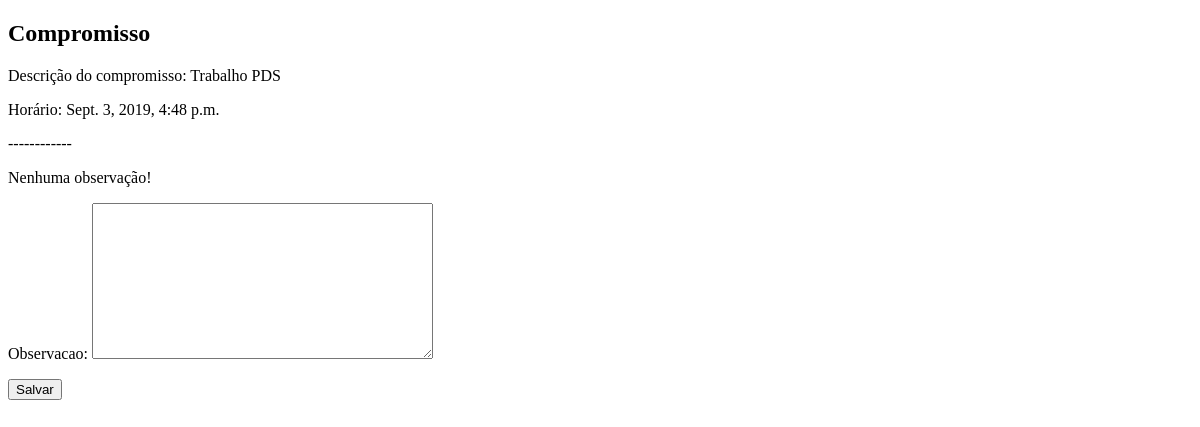
Before: /1/ with the older database file.
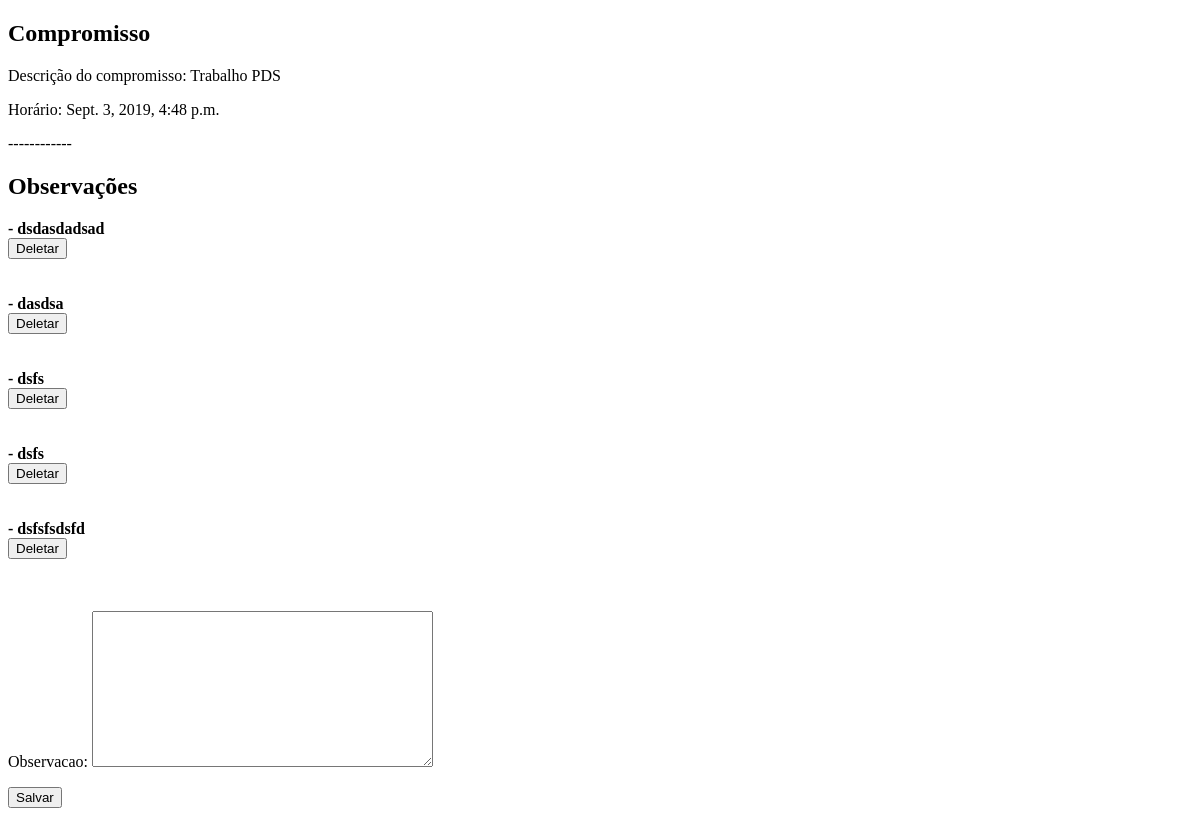
After: the same page with the newer database file.
### compromisso/models.py (models this page shows, shortened)
class Compromisso(models.Model):
	descricao = models.TextField()
	horario = models.DateTimeField() # default=timezone.now
	local = models.TextField()

class Observacoes(models.Model):
	observacao = models.TextField()
	fk_observacao = models.ForeignKey(Compromisso, on_delete=models.CASCADE)

### compromisso/views.py (the view)
# urls.py: path('<int:compromisso_id>/', views.detalhe, name='detalhe'),
def detalhe(request, compromisso_id):
    compromisso = get_object_or_404(Compromisso, pk=compromisso_id)
    compromissos_list = Compromisso.objects.filter(pk=compromisso_id);
    form = ObservacoesForm()
    if request.method == "POST":
        form = ObservacoesForm(request.POST)
        if form.is_valid():
            form = form.save(commit=False)
            form.fk_observacao = compromisso
            form.save()
    observacoes = list(Observacoes.objects.filter(fk_observacao=compromisso_id))
    context = {
        'observacoes': observacoes,
        'form': form,
        'compromissos_list': compromissos_list,
    }
    return render(request, 'compromisso/detalhe.html', context)

### compromisso/forms.py
class ObservacoesForm(forms.ModelForm):
    class Meta:
        model = Observacoes
        fields = ('observacao', )

### compromisso/templates/compromisso/detalhe.html (shortened to what this page needs)
<!DOCTYPE html>
<html>
<head>
</head>
<body>
    <h2>Compromisso</h2>
    {% for compromisso in compromissos_list %}
        <p>Descrição do compromisso: {{ compromisso.descricao|truncatechars:20 }}</p>
        <p>Horário: {{ compromisso.horario }}</p>
        <p>------------</p>
    {% endfor %}
	{% if observacoes %}
        <h2>Observações</h2>
        {% for observacao in observacoes %}
            <b> - {{ observacao.observacao }}</b>
            <form method="POST" action="{% url 'compromisso:delete' observacao.id %}">
                <button type="submit" class="save btn btn-default">Deletar</button>
            </form>
            <br><br>
        {% endfor %}
    {% else %}
        <p>Nenhuma observação!</p>
    {% endif %}
	<form method="POST" action=".">{% csrf_token %}
        {{ form.as_p }}
        <button type="submit" class="save btn btn-default">Salvar</button>
    </form>
</body>
</html>

Changed rows visible on the page:
added Observacoes: observacao "dsdasdadsad"
added Observacoes: observacao "dasdsa"
added Observacoes: observacao "dsfs"
added Observacoes: observacao "dsfs"
added Observacoes: observacao "dsfsfsdsfd"
Other visible differences:
text no longer shown: "Nenhuma observação!"
text now shown: "Observações"
